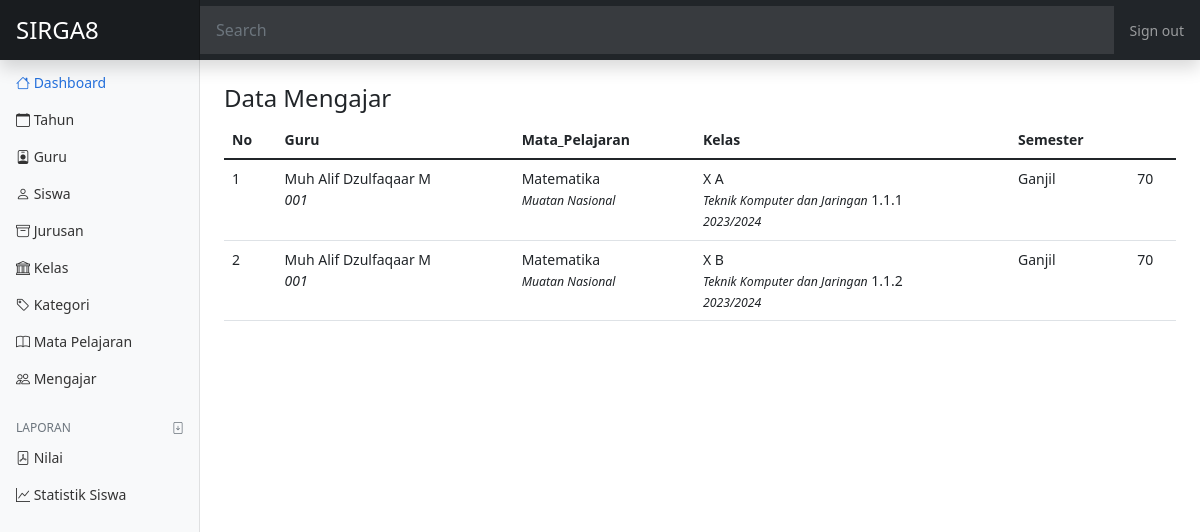
Page /admin/index.php?halaman=mengajar on the committed database.
### tables this page shows
CREATE TABLE `mengajar` (
  `id_mengajar` int(11) NOT NULL,
  `id_guru` int(11) NOT NULL,
  `id_mapel` int(11) NOT NULL,
  `id_kelas` int(11) NOT NULL,
  `kkm` int(11) NOT NULL,
  `semester` enum('Ganjil','Genap') NOT NULL
);

CREATE TABLE `guru` (
  `id_guru` int(11) NOT NULL,
  `induk_guru` varchar(20) NOT NULL,
  `password_guru` varchar(50) NOT NULL,
  `nama_guru` varchar(100) NOT NULL,
  `kelamin_guru` enum('Laki Laki','Perempuan') NOT NULL,
  `foto_guru` varchar(50) NOT NULL,
  `alamat_guru` varchar(200) NOT NULL
);

CREATE TABLE `mapel` (
  `id_mapel` smallint(6) NOT NULL,
  `id_kategori` tinyint(4) NOT NULL,
  `nama_mapel` varchar(50) NOT NULL
);

CREATE TABLE `kategori` (
  `id_kategori` tinyint(4) NOT NULL,
  `nama_kategori` varchar(50) NOT NULL
);

CREATE TABLE `kelas` (
  `id_kelas` int(11) NOT NULL,
  `id_jurusan` tinyint(4) NOT NULL,
  `id_tahun` tinyint(4) NOT NULL,
  `nama_kelas` varchar(50) NOT NULL,
  `ruang_kelas` varchar(50) NOT NULL,
  `jenjang_kelas` tinyint(4) NOT NULL
);

CREATE TABLE `jurusan` (
  `id_jurusan` tinyint(4) NOT NULL,
  `nama_jurusan` varchar(50) NOT NULL
);

CREATE TABLE `tahun` (
  `id_tahun` tinyint(3) NOT NULL,
  `tahun_ajaran` varchar(10) NOT NULL
);

### admin/mengajar.php (the view)
<?php
$mengajar = array();
$ambil = $koneksi->query("SELECT * FROM mengajar
                    LEFT JOIN guru ON mengajar.id_guru=guru.id_guru
                    LEFT JOIN mapel ON mengajar.id_mapel=mapel.id_mapel
                    LEFT JOIN kategori ON mapel.id_kategori=kategori.id_kategori
                    LEFT JOIN kelas ON mengajar.id_kelas=kelas.id_kelas
                    LEFT JOIN jurusan ON kelas.id_jurusan=jurusan.id_jurusan
                    LEFT JOIN tahun ON kelas.id_tahun=tahun.id_tahun
                    ");
while($tiap  = $ambil->fetch_assoc())
{
    $mengajar[] = $tiap;
}
?>
<h4>Data Mengajar</h4>
<table class="table">
    <thead>
        <tr>
            <th>No</th>
            <th>Guru</th>
            <th>Mata_Pelajaran</th>
            <th>Kelas</th>
            <th>Semester</th>
        </tr>
    </thead>
    <tbody>
        <?php foreach ($mengajar as $key => $value): ?>
            <tr>
                <td><?php echo $key+1; ?></td>
                <td><?php echo $value['nama_guru'] ?> <br>
                <i class="small-font-italic"><?php echo $value['induk_guru'] ?></i>
            </td>
            <td>
                <?php echo $value['nama_mapel'] ?> <br>
                <i class="small"><?php echo $value['nama_kategori'] ?></i>
            </td>
            <td>
                <?php echo $value['nama_kelas'] ?> <br>
                <i class="small"><?php echo $value['nama_jurusan'] ?></i>
                <?php echo $value['ruang_kelas'] ?> <br>
                <i class="small"><?php echo $value['tahun_ajaran'] ?> </i> <br>
            </td>
            <td> <?php echo $value['semester'] ?> </td>
            <td> <?php echo $value['kkm'] ?> </td>
            </tr>
            <?php endforeach ?>
    </tbody>
</table>

### admin/css/dashboard.css (style rules this page uses)
body { font-size: .875rem; }

### rows in the picture
mengajar: id_guru.nama_guru "Muh Alif Dzulfaqaar M", id_guru.induk_guru "001", id_mapel.nama_mapel "Matematika", kategori.nama_kategori "Muatan Nasional", id_kelas.nama_kelas "X A", jurusan.nama_jurusan "Teknik Komputer dan Jaringan", id_kelas.ruang_kelas "1.1.1", tahun.tahun_ajaran "2023/2024", semester "Ganjil", kkm "70"
mengajar: id_guru.nama_guru "Muh Alif Dzulfaqaar M", id_guru.induk_guru "001", id_mapel.nama_mapel "Matematika", kategori.nama_kategori "Muatan Nasional", id_kelas.nama_kelas "X B", jurusan.nama_jurusan "Teknik Komputer dan Jaringan", id_kelas.ruang_kelas "1.1.2", tahun.tahun_ajaran "2023/2024", semester "Ganjil", kkm "70"
